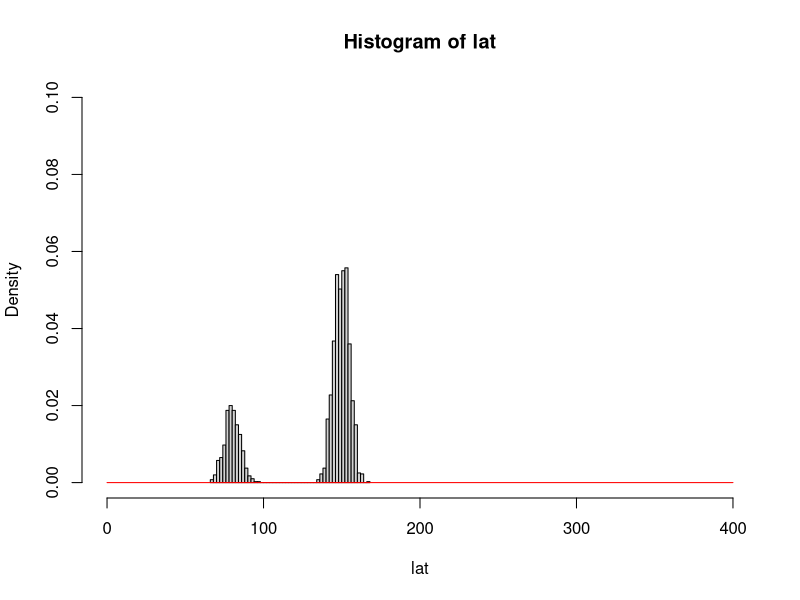
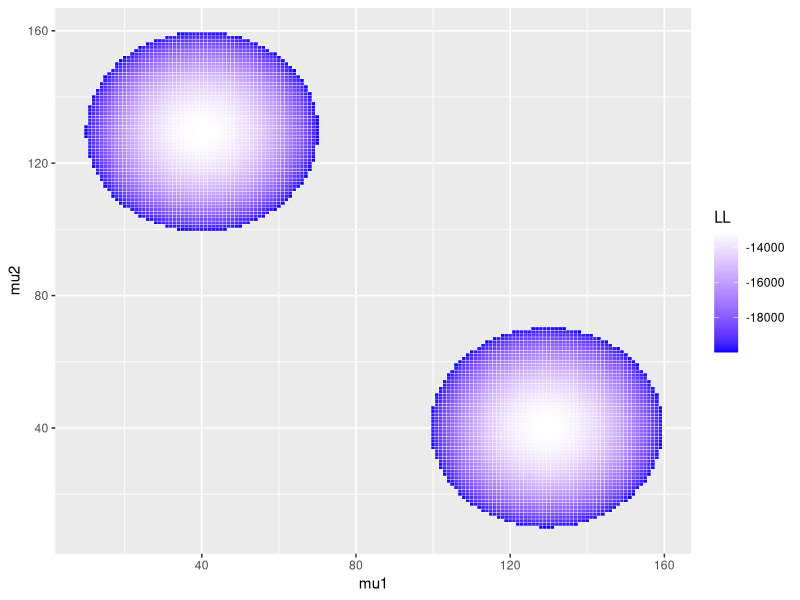
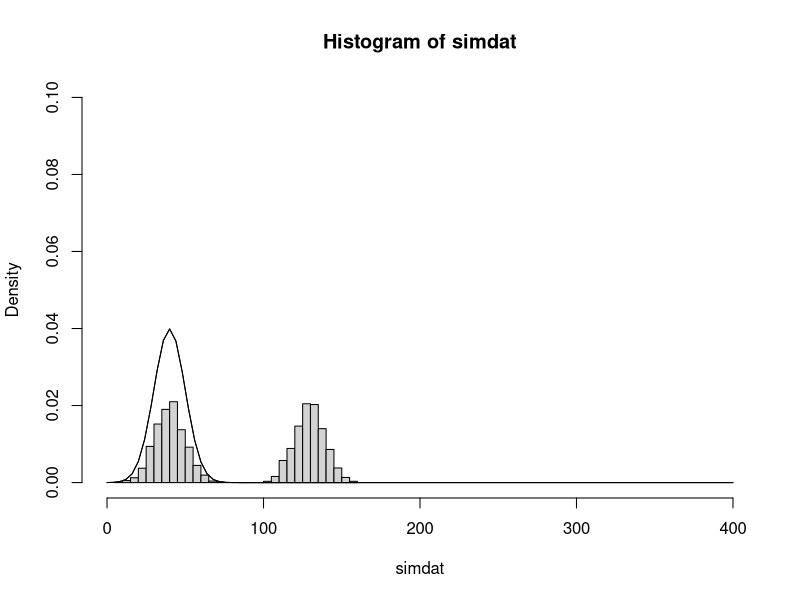

The R script that drew these images, in order:
#--------------------------------------------------------------------------
# Computational modeling
# MLE of bimodal distribution
#--------------------------------------------------------------------------

#--------------------------------------------------------------------------
library(maxLik)
library(ggplot2)
#--------------------------------------------------------------------------

#--------------------------------------------------------------------------
# Generate the data (the data could be saccades and express saccades, for example)
lat_sac <- 150  # mean latency for a saccade
lat_exp <- 80  # mean latency for an express saccade

width   <- 5   # width of the gaussian

# generate data with 1500 data points for normal saccades and 500 data points for express saccades
lat<-c(rnorm(1500,lat_sac,width),rnorm(500,lat_exp,width))
#--------------------------------------------------------------------------

#--------------------------------------------------------------------------
# 1: Define likelihood
# 5 parameter model
# omega: weight of first gaussian
# mu1: mean of first gaussian
# sigma1: sd of first gaussian
# mu2: mean of 2nd gaussian
# sigma2: sd of 2nd gaussian
  LLfnc <- function(param) {
    omega  <- param[1]
    if(omega<0 || omega>1){return(NA) }
    mu1    <- param[2]
    sigma1 <- param[3]
    if(sigma1<=0){return(NA)}
    mu2    <- param[4]
    sigma2 <- param[5]
    if(sigma2<=0){return(NA)}    
    
    #LogLikelihood LL
    log((omega*mapply(dnorm,lat,mu1,sigma1,log=FALSE)) + ((1-omega)*mapply(dnorm,lat,mu2,sigma2,log=FALSE)))
    
    ##### CLARA QUESTION #####
    # dnorm(lat[1],mu1,sigma1, log = FALSE) returns the likelihood for value lat[1] given parameters mu1 
    # and sigma1 under a normal distribution? 
    ##########################
  }
  
  # Run estimation
  mle3 <- maxLik(logLik = LLfnc, start = c(omega= runif(1,0,1), 
                                           mu1    = rnorm(1,100,10),
                                           sigma1 = runif(1,1,20),
                                           mu2    = rnorm(1,100,10),
                                           sigma2 = runif(1,1,20)),
                                           method="NM")  # method is Nelder-Mead
  
  
#--------------------------------------------------------------------------
  
#--------------------------------------------------------------------------
# plot results
hist(lat,freq=FALSE,xlim=c(0,400),ylim=c(0,0.1),breaks=50)
curve((1-coef(mle3)[1])*dnorm(x,coef(mle3)[2],coef(mle3)[3])+
      (coef(mle3)[1])*dnorm(x,coef(mle3)[4],coef(mle3)[5]),col="red",add=TRUE)
#--------------------------------------------------------------------------

#--------------------------------------------------------------------------
# MLE by hand
# 0. simulate data
# 1. define 2 parameter model
# 2. evaluate model for random parameter estimation by estimation log likelihood
#    save values for each iteration
#    find value closest do zero
# 3. plot likelihood function
# 4. plot results from model

# 0 -----------------------------------------------------------------------
# Generate the data (the data could be saccades and express saccades, for example)
mean1 <- 130  # mean latency for a saccade
mean2 <- 40  # mean latency for an express saccade

sd1    <- 10   # width of the gaussian
sd2    <- 10   
weight <- 0.5  # weight of the first mean

n     <- 3000 # number of data points

# generate data
simdat <-c(rnorm(weight*n,mean1,sd1),rnorm((1-weight)*n,mean2,sd2))

# 1 -----------------------------------------------------------------------
get_LL_bm <- function(data,mu1,mu2,sigma1=10,sigma2=10,omega = 0.5){
  # This function computes and return log likelihood for a bimodal distribution.
  # sd and weight values are assigned in the function:
  # sigma1: 10
  # sigma2: 10
  # omega: 0.7
  # distribution means mu1 and mu2 are expected as input
  
  return(sum(log((omega*(dnorm(data,mu1,sigma1,log=FALSE))) 
                  + ((1-omega)*(dnorm(data,mu2,sigma2,log=FALSE))))))
}

# 2 ----------------------------------------------------------------------

fit_means <- function(data,mu1_range,mu2_range,n_refine = 100, n_gen = 200){
  # this function fits two mean values of a bimodal distribution to the given data.
  # mu1_range and mu2_range are given as sequence start:end of a reasonable estimate for
  # the mean values. The start value is drawn randomly.
  # The model works in two stages:
  # Matrix stage: random value for mu1 and mu2 are drawn from a normal distribution and log likelihood is estimated
  # Loop stage: the best fit is chosen and defined as new mean for the normal distribution to generate new 
  # random estimates of mu1 and mu2. At the same time, the width of the curve is narrowed.
  # if the last stage of parameter estimation contains a better estimate than the current stage,
  # the values are not updated.
  
  params   <- c(mu1_mean = sample(mu1_range,1),mu2_mean = sample(mu2_range,1),mu_width = n_refine/2)
  parameter_space <- matrix(nrow = 0, ncol = 3)
  colnames(parameter_space) <- c("mu1", "mu2", "LL")
  print(params)

  
  for(r in 1:n_refine){
    randmat <- matrix(nrow = n_gen, ncol = 3)
    randmat[,1] <- rnorm(n_gen,params['mu1_mean'],params['mu_width'])
    randmat[,2] <- rnorm(n_gen,params['mu2_mean'],params['mu_width'])
    randmat[,3] <- mapply(get_LL_bm,randmat[,1],randmat[,2],MoreArgs = list(simdat))

    best_fit    <- which(randmat[,3]==max(randmat[,3]))
    print(randmat[best_fit,3])
    
    params['mu1_mean']   <- randmat[best_fit,1]
    params['mu2_mean']   <- randmat[best_fit,2]
    
    if(params['mu_width']>5){
      params['mu_width']   <- params['mu_width']-1
    }  
    parameter_space <- rbind(parameter_space,randmat)
    
    
  }
  return(parameter_space)
}


fit <- fit_means(simdat,1:50,100:150)

params <- c(fit[which(fit[,3]==max(fit[,3])),])

# 3 -------------------------------------------------------------------
vismat <- matrix(nrow=0,ncol=3)
for (m1 in 1:200){
  for (m2 in 1:200){
    writeMat     <- matrix(nrow=1,ncol=3)
    writeMat[1,1]<- m1
    writeMat[1,2]<- m2
    writeMat[1,3]<- get_LL_bm(simdat,m1,m2)
    vismat<-rbind(vismat,writeMat)
  }
}
colnames(vismat) <- c('mu1','mu2','LL')

fitLL<-as.data.frame(vismat)

fitLL <- fitLL[which(fitLL$LL>-20000),]

LL_surface <- ggplot(data = fitLL, aes(mu1, mu2)) + 
  geom_tile(aes(fill = LL), colour = "white") + 
  scale_fill_gradient(high = "white",low = "blue")

LL_surface

## -------------------------------
## this plot doesn't fill in colors... why?
## it does but the tiles are too small to show in the little plot window
##--------------------------------

# ---------------------------------------------------------------------
# ---------------------------------------------------------------------

hist(simdat,freq=FALSE,xlim=c(0,400),ylim=c(0,0.1),breaks=50)
curve(dnorm(x,params['mu1'],sd1),0,400,add=TRUE)
curve(dnorm(x,params['mu2'],sd2),0,400,add=TRUE)
